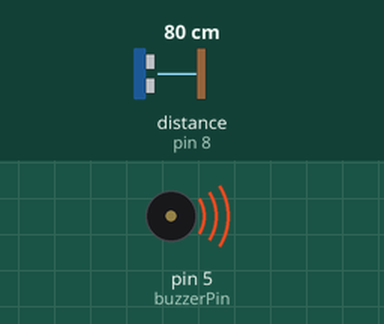
Simulated run of this sketch. Board: Arduino Uno, built with avr-gcc and run on an emulated ATmega328P. On the bench: buzzer (waves = sounding). Wiring (inferred from the names in the program): ultrasonic range finder: trigger pin 7; echo pin 8. The test bench sets the inputs (shaded band); at power-on: distance to the obstacle (sensor on pin 8) 80 cm. The echo pulse lasts 58.3 µs per cm.

Above: at 1.03 s.
1.7 s: distance to the obstacle (sensor on pin 8) set to 2 cm
At 1.86 s:
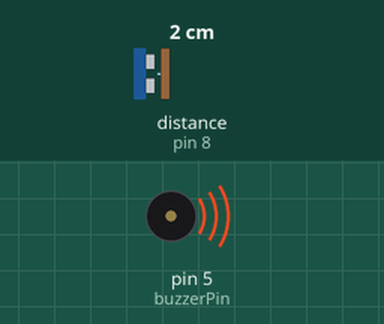
5.2 s: distance to the obstacle (sensor on pin 8) set to 18 cm
At 5.41 s:
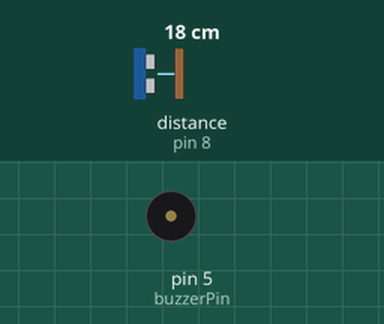
Timing chart, 0 to 14.7 s (numbered marks = the images above; inputs shaded):
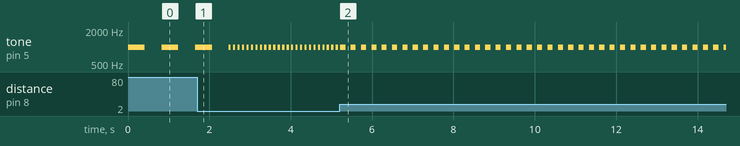

The sketch:

UltraSensor_03.ino
```cpp
// 핀 번호 정의
const int trigPin = 7;      // 트리거 핀: D7
const int echoPin = 8;      // 에코 핀: D8
const int buzzerPin = 5;    // 부저 핀: D5

void setup() {
  // 핀 모드 설정
  pinMode(trigPin, OUTPUT);   // 트리거 핀 출력 설정
  pinMode(echoPin, INPUT);    // 에코 핀 입력 설정
  pinMode(buzzerPin, OUTPUT); // 부저 핀 출력 설정
}

void loop() {
  // 트리거 신호 보내기
  digitalWrite(trigPin, LOW);       // 트리거 초기화
  delayMicroseconds(2);             // 2마이크로초 대기
  digitalWrite(trigPin, HIGH);      // 트리거 HIGH
  delayMicroseconds(10);            // 10마이크로초 유지
  digitalWrite(trigPin, LOW);       // 트리거 LOW

  // 에코 신호로 시간 측정 (타임아웃 1초 설정)
  long duration = pulseIn(echoPin, HIGH, 1000000);

  // 거리 계산 (cm)
  int distance = duration / 58;

  // 거리가 0cm~100cm 사이인지 확인
  if (distance >= 0 && distance <= 100) {
    // 소리 지속 시간과 간격 계산
    int toneDuration = map(distance, 0, 100, 50, 500);  // tone 지속 시간 (ms)
    int delayTime = map(distance, 0, 100, 100, 1000);   // 다음 tone까지의 대기 시간 (ms)

    // 부저에서 1000Hz 소리 발생
    tone(buzzerPin, 1000, toneDuration);  // 주파수 1000Hz, 지속 시간 toneDuration ms

    // 다음 tone까지 대기
    delay(delayTime);
  } else {
    // 거리 범위 밖이면 부저 끄기
    noTone(buzzerPin);
  }
}
```

Measured:
- after the input at 5.2 s, tone on pin 5 (buzzerPin): alternates 1000 Hz for 0.13 s and silent for 0.13 s, starting after 0.15 s
- by itself, tone on pin 5 (buzzerPin): repeats every 0.11 s: 1000 Hz 0.05 s, silent 0.06 s
